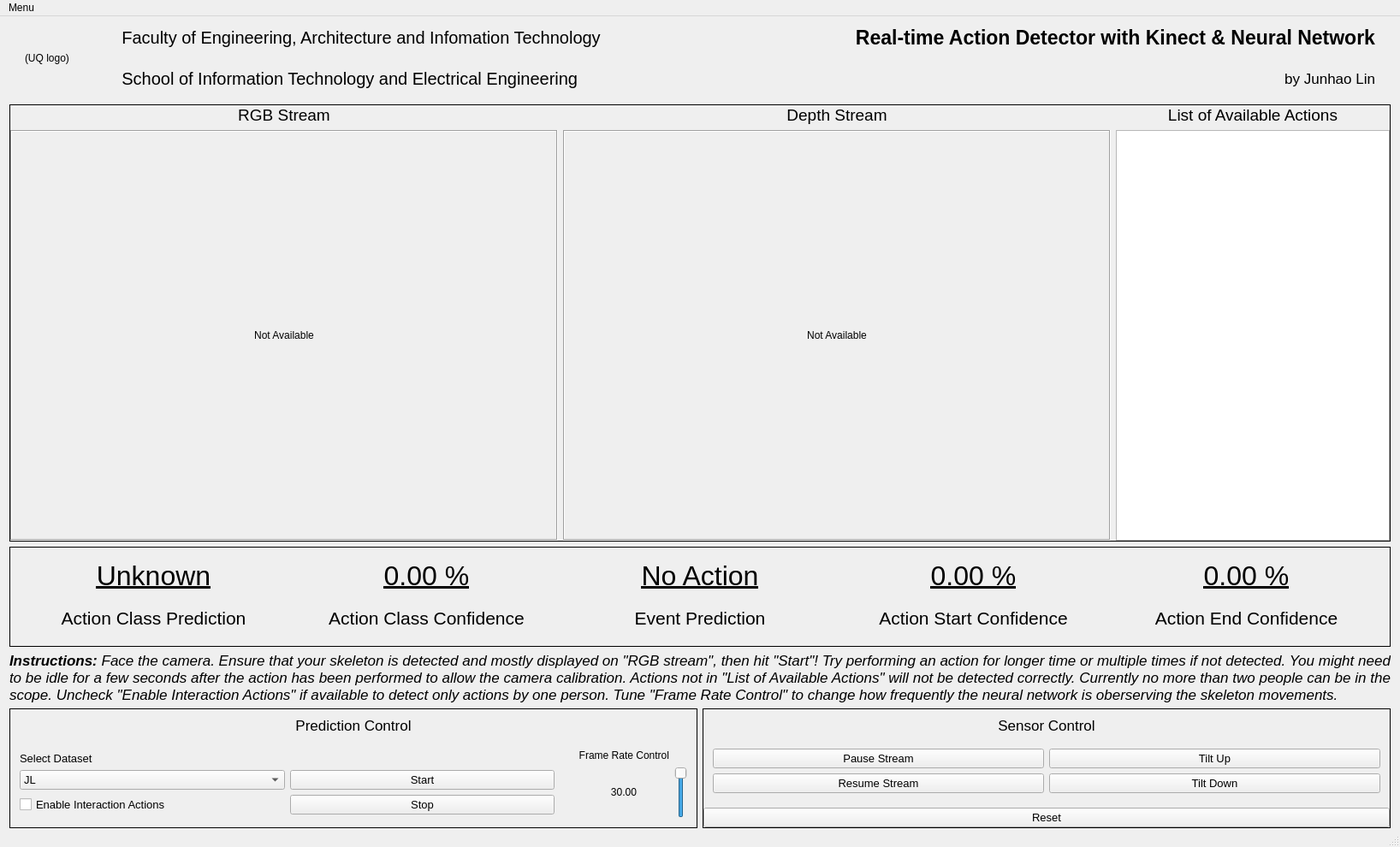
<?xml version="1.0" encoding="UTF-8"?>
<ui version="4.0">
 <class>PyQtKinectDemo</class>
 <widget class="QMainWindow" name="PyQtKinectDemo">
  <property name="geometry">
   <rect>
    <x>0</x>
    <y>0</y>
    <width>1632</width>
    <height>990</height>
   </rect>
  </property>
  <property name="sizePolicy">
   <sizepolicy hsizetype="Fixed" vsizetype="Fixed">
    <horstretch>0</horstretch>
    <verstretch>0</verstretch>
   </sizepolicy>
  </property>
  <property name="font">
   <font>
    <family>Segoe UI</family>
   </font>
  </property>
  <property name="windowTitle">
   <string>PyQt-Kinect Online Action Predictor</string>
  </property>
  <property name="styleSheet">
   <string notr="true"/>
  </property>
  <widget class="QWidget" name="centralWidget">
   <property name="sizePolicy">
    <sizepolicy hsizetype="Fixed" vsizetype="Fixed">
     <horstretch>0</horstretch>
     <verstretch>0</verstretch>
    </sizepolicy>
   </property>
   <property name="styleSheet">
    <string notr="true"/>
   </property>
   <layout class="QVBoxLayout" name="verticalLayout_9">
    <property name="topMargin">
     <number>0</number>
    </property>
    <property name="bottomMargin">
     <number>0</number>
    </property>
    <item>
     <widget class="QFrame" name="organizationFrame">
      <layout class="QHBoxLayout" name="horizontalLayout_4">
       <property name="leftMargin">
        <number>18</number>
       </property>
       <property name="topMargin">
        <number>0</number>
       </property>
       <property name="rightMargin">
        <number>18</number>
       </property>
       <property name="bottomMargin">
        <number>0</number>
       </property>
       <item>
        <widget class="QLabel" name="uniLogoLabel">
         <property name="sizePolicy">
          <sizepolicy hsizetype="Fixed" vsizetype="Fixed">
           <horstretch>0</horstretch>
           <verstretch>0</verstretch>
          </sizepolicy>
         </property>
         <property name="minimumSize">
          <size>
           <width>0</width>
           <height>97</height>
          </size>
         </property>
         <property name="maximumSize">
          <size>
           <width>16777215</width>
           <height>97</height>
          </size>
         </property>
         <property name="text">
          <string>(UQ logo)</string>
         </property>
        </widget>
       </item>
       <item>
        <widget class="QFrame" name="facultySchoolFrame">
         <layout class="QVBoxLayout" name="verticalLayout_4">
          <property name="spacing">
           <number>0</number>
          </property>
          <property name="topMargin">
           <number>0</number>
          </property>
          <property name="rightMargin">
           <number>0</number>
          </property>
          <property name="bottomMargin">
           <number>0</number>
          </property>
          <item>
           <widget class="QLabel" name="facultyLabel">
            <property name="font">
             <font>
              <pointsize>15</pointsize>
             </font>
            </property>
            <property name="text">
             <string>        Faculty of Engineering, Architecture and Infomation Technology</string>
            </property>
           </widget>
          </item>
          <item>
           <widget class="QLabel" name="schoolLabel">
            <property name="font">
             <font>
              <pointsize>15</pointsize>
             </font>
            </property>
            <property name="text">
             <string>        School of Information Technology and Electrical Engineering</string>
            </property>
           </widget>
          </item>
         </layout>
        </widget>
       </item>
       <item>
        <widget class="QFrame" name="verticalFrame">
         <layout class="QVBoxLayout" name="verticalLayout_7">
          <property name="spacing">
           <number>0</number>
          </property>
          <property name="leftMargin">
           <number>0</number>
          </property>
          <property name="topMargin">
           <number>0</number>
          </property>
          <property name="rightMargin">
           <number>0</number>
          </property>
          <property name="bottomMargin">
           <number>0</number>
          </property>
          <item>
           <widget class="QLabel" name="appTitleLabel">
            <property name="font">
             <font>
              <pointsize>17</pointsize>
              <weight>75</weight>
              <bold>true</bold>
             </font>
            </property>
            <property name="text">
             <string>Real-time Action Detector with Kinect &amp; Neural Network</string>
            </property>
            <property name="alignment">
             <set>Qt::AlignRight|Qt::AlignTrailing|Qt::AlignVCenter</set>
            </property>
           </widget>
          </item>
          <item>
           <widget class="QLabel" name="label">
            <property name="font">
             <font>
              <pointsize>13</pointsize>
             </font>
            </property>
            <property name="text">
             <string>by Junhao Lin</string>
            </property>
            <property name="alignment">
             <set>Qt::AlignRight|Qt::AlignTrailing|Qt::AlignVCenter</set>
            </property>
           </widget>
          </item>
         </layout>
        </widget>
       </item>
      </layout>
     </widget>
    </item>
    <item>
     <widget class="QFrame" name="streamFrame">
      <property name="sizePolicy">
       <sizepolicy hsizetype="Preferred" vsizetype="Maximum">
        <horstretch>0</horstretch>
        <verstretch>0</verstretch>
       </sizepolicy>
      </property>
      <property name="minimumSize">
       <size>
        <width>642</width>
        <height>242</height>
       </size>
      </property>
      <property name="styleSheet">
       <string notr="true"/>
      </property>
      <property name="frameShape">
       <enum>QFrame::Box</enum>
      </property>
      <property name="frameShadow">
       <enum>QFrame::Plain</enum>
      </property>
      <layout class="QHBoxLayout" name="horizontalLayout">
       <property name="leftMargin">
        <number>0</number>
       </property>
       <property name="topMargin">
        <number>0</number>
       </property>
       <property name="rightMargin">
        <number>0</number>
       </property>
       <property name="bottomMargin">
        <number>0</number>
       </property>
       <item>
        <widget class="QWidget" name="rgbWidget" native="true">
         <property name="sizePolicy">
          <sizepolicy hsizetype="Fixed" vsizetype="Fixed">
           <horstretch>0</horstretch>
           <verstretch>0</verstretch>
          </sizepolicy>
         </property>
         <layout class="QVBoxLayout" name="verticalTopLayout">
          <property name="leftMargin">
           <number>0</number>
          </property>
          <property name="topMargin">
           <number>0</number>
          </property>
          <property name="rightMargin">
           <number>0</number>
          </property>
          <property name="bottomMargin">
           <number>0</number>
          </property>
          <item>
           <widget class="QLabel" name="rgbTitle">
            <property name="sizePolicy">
             <sizepolicy hsizetype="Preferred" vsizetype="Fixed">
              <horstretch>0</horstretch>
              <verstretch>0</verstretch>
             </sizepolicy>
            </property>
            <property name="minimumSize">
             <size>
              <width>0</width>
              <height>0</height>
             </size>
            </property>
            <property name="maximumSize">
             <size>
              <width>16777215</width>
              <height>16777215</height>
             </size>
            </property>
            <property name="font">
             <font>
              <family>Segoe UI</family>
              <pointsize>14</pointsize>
              <weight>50</weight>
              <bold>false</bold>
             </font>
            </property>
            <property name="text">
             <string>RGB Stream</string>
            </property>
            <property name="alignment">
             <set>Qt::AlignCenter</set>
            </property>
           </widget>
          </item>
          <item>
           <widget class="QLabel" name="rgbLabel">
            <property name="sizePolicy">
             <sizepolicy hsizetype="Maximum" vsizetype="Maximum">
              <horstretch>0</horstretch>
              <verstretch>0</verstretch>
             </sizepolicy>
            </property>
            <property name="minimumSize">
             <size>
              <width>640</width>
              <height>480</height>
             </size>
            </property>
            <property name="maximumSize">
             <size>
              <width>640</width>
              <height>480</height>
             </size>
            </property>
            <property name="font">
             <font>
              <family>Segoe UI</family>
             </font>
            </property>
            <property name="autoFillBackground">
             <bool>false</bool>
            </property>
            <property name="frameShape">
             <enum>QFrame::Box</enum>
            </property>
            <property name="frameShadow">
             <enum>QFrame::Sunken</enum>
            </property>
            <property name="text">
             <string>Not Available</string>
            </property>
            <property name="scaledContents">
             <bool>true</bool>
            </property>
            <property name="alignment">
             <set>Qt::AlignCenter</set>
            </property>
           </widget>
          </item>
         </layout>
        </widget>
       </item>
       <item>
        <widget class="QWidget" name="depthWidget" native="true">
         <property name="sizePolicy">
          <sizepolicy hsizetype="Fixed" vsizetype="Fixed">
           <horstretch>0</horstretch>
           <verstretch>0</verstretch>
          </sizepolicy>
         </property>
         <layout class="QVBoxLayout" name="verticalLayout_5">
          <property name="leftMargin">
           <number>0</number>
          </property>
          <property name="topMargin">
           <number>0</number>
          </property>
          <property name="rightMargin">
           <number>0</number>
          </property>
          <property name="bottomMargin">
           <number>0</number>
          </property>
          <item>
           <widget class="QLabel" name="depthTitle">
            <property name="sizePolicy">
             <sizepolicy hsizetype="Preferred" vsizetype="Fixed">
              <horstretch>0</horstretch>
              <verstretch>0</verstretch>
             </sizepolicy>
            </property>
            <property name="minimumSize">
             <size>
              <width>0</width>
              <height>0</height>
             </size>
            </property>
            <property name="maximumSize">
             <size>
              <width>16777215</width>
              <height>16777215</height>
             </size>
            </property>
            <property name="font">
             <font>
              <family>Segoe UI</family>
              <pointsize>14</pointsize>
              <weight>50</weight>
              <bold>false</bold>
             </font>
            </property>
            <property name="text">
             <string>Depth Stream</string>
            </property>
            <property name="alignment">
             <set>Qt::AlignCenter</set>
            </property>
           </widget>
          </item>
          <item>
           <widget class="QLabel" name="depthLabel">
            <property name="sizePolicy">
             <sizepolicy hsizetype="Maximum" vsizetype="Maximum">
              <horstretch>0</horstretch>
              <verstretch>0</verstretch>
             </sizepolicy>
            </property>
            <property name="minimumSize">
             <size>
              <width>640</width>
              <height>480</height>
             </size>
            </property>
            <property name="maximumSize">
             <size>
              <width>640</width>
              <height>480</height>
             </size>
            </property>
            <property name="font">
             <font>
              <family>Segoe UI</family>
             </font>
            </property>
            <property name="autoFillBackground">
             <bool>false</bool>
            </property>
            <property name="frameShape">
             <enum>QFrame::Box</enum>
            </property>
            <property name="frameShadow">
             <enum>QFrame::Sunken</enum>
            </property>
            <property name="text">
             <string>Not Available</string>
            </property>
            <property name="scaledContents">
             <bool>true</bool>
            </property>
            <property name="alignment">
             <set>Qt::AlignCenter</set>
            </property>
           </widget>
          </item>
         </layout>
        </widget>
       </item>
       <item>
        <widget class="QWidget" name="verticalWidget" native="true">
         <property name="sizePolicy">
          <sizepolicy hsizetype="Fixed" vsizetype="Preferred">
           <horstretch>0</horstretch>
           <verstretch>0</verstretch>
          </sizepolicy>
         </property>
         <layout class="QVBoxLayout" name="verticalLayout">
          <property name="leftMargin">
           <number>0</number>
          </property>
          <property name="topMargin">
           <number>0</number>
          </property>
          <property name="rightMargin">
           <number>0</number>
          </property>
          <property name="bottomMargin">
           <number>0</number>
          </property>
          <item>
           <widget class="QLabel" name="actionListTitleLabel">
            <property name="sizePolicy">
             <sizepolicy hsizetype="Preferred" vsizetype="Fixed">
              <horstretch>0</horstretch>
              <verstretch>0</verstretch>
             </sizepolicy>
            </property>
            <property name="font">
             <font>
              <pointsize>14</pointsize>
              <weight>50</weight>
              <bold>false</bold>
             </font>
            </property>
            <property name="text">
             <string>List of Available Actions</string>
            </property>
            <property name="alignment">
             <set>Qt::AlignCenter</set>
            </property>
           </widget>
          </item>
          <item>
           <widget class="QListWidget" name="actionListWidget">
            <property name="sizePolicy">
             <sizepolicy hsizetype="Fixed" vsizetype="Fixed">
              <horstretch>0</horstretch>
              <verstretch>0</verstretch>
             </sizepolicy>
            </property>
            <property name="minimumSize">
             <size>
              <width>320</width>
              <height>480</height>
             </size>
            </property>
            <property name="maximumSize">
             <size>
              <width>320</width>
              <height>480</height>
             </size>
            </property>
            <property name="font">
             <font>
              <pointsize>13</pointsize>
             </font>
            </property>
           </widget>
          </item>
         </layout>
        </widget>
       </item>
      </layout>
     </widget>
    </item>
    <item>
     <widget class="QFrame" name="predictResultFrame">
      <property name="sizePolicy">
       <sizepolicy hsizetype="Preferred" vsizetype="Expanding">
        <horstretch>0</horstretch>
        <verstretch>0</verstretch>
       </sizepolicy>
      </property>
      <property name="styleSheet">
       <string notr="true"/>
      </property>
      <property name="frameShape">
       <enum>QFrame::Box</enum>
      </property>
      <property name="frameShadow">
       <enum>QFrame::Plain</enum>
      </property>
      <layout class="QVBoxLayout" name="verticalLayout_3">
       <property name="leftMargin">
        <number>0</number>
       </property>
       <property name="topMargin">
        <number>0</number>
       </property>
       <property name="rightMargin">
        <number>0</number>
       </property>
       <property name="bottomMargin">
        <number>0</number>
       </property>
       <item>
        <widget class="QFrame" name="gridFrame">
         <layout class="QGridLayout" name="predictionGridLayout">
          <item row="1" column="0">
           <widget class="QLabel" name="actionClassTitleLabel">
            <property name="font">
             <font>
              <family>Segoe UI</family>
              <pointsize>16</pointsize>
              <weight>50</weight>
              <bold>false</bold>
             </font>
            </property>
            <property name="text">
             <string>Action Class Prediction</string>
            </property>
            <property name="alignment">
             <set>Qt::AlignCenter</set>
            </property>
           </widget>
          </item>
          <item row="1" column="1">
           <widget class="QLabel" name="actionClassTitleLabel2">
            <property name="font">
             <font>
              <family>Segoe UI</family>
              <pointsize>16</pointsize>
              <weight>50</weight>
              <bold>false</bold>
             </font>
            </property>
            <property name="text">
             <string>Action Class Confidence</string>
            </property>
            <property name="alignment">
             <set>Qt::AlignCenter</set>
            </property>
           </widget>
          </item>
          <item row="1" column="4">
           <widget class="QLabel" name="actionEndTitleLabel">
            <property name="sizePolicy">
             <sizepolicy hsizetype="Preferred" vsizetype="Preferred">
              <horstretch>0</horstretch>
              <verstretch>0</verstretch>
             </sizepolicy>
            </property>
            <property name="font">
             <font>
              <family>Segoe UI</family>
              <pointsize>16</pointsize>
              <weight>50</weight>
              <bold>false</bold>
             </font>
            </property>
            <property name="text">
             <string>Action End Confidence</string>
            </property>
            <property name="alignment">
             <set>Qt::AlignCenter</set>
            </property>
           </widget>
          </item>
          <item row="1" column="3">
           <widget class="QLabel" name="actionStartTitleLabel">
            <property name="sizePolicy">
             <sizepolicy hsizetype="Preferred" vsizetype="Preferred">
              <horstretch>0</horstretch>
              <verstretch>0</verstretch>
             </sizepolicy>
            </property>
            <property name="font">
             <font>
              <family>Segoe UI</family>
              <pointsize>16</pointsize>
              <weight>50</weight>
              <bold>false</bold>
             </font>
            </property>
            <property name="text">
             <string>Action Start Confidence</string>
            </property>
            <property name="alignment">
             <set>Qt::AlignCenter</set>
            </property>
           </widget>
          </item>
          <item row="1" column="2">
           <widget class="QLabel" name="eventTitleLabel">
            <property name="font">
             <font>
              <family>Segoe UI</family>
              <pointsize>16</pointsize>
              <weight>50</weight>
              <bold>false</bold>
             </font>
            </property>
            <property name="text">
             <string>Event Prediction</string>
            </property>
            <property name="alignment">
             <set>Qt::AlignCenter</set>
            </property>
           </widget>
          </item>
          <item row="0" column="0">
           <widget class="QLabel" name="actionClassNameLabel">
            <property name="font">
             <font>
              <family>Segoe UI</family>
              <pointsize>24</pointsize>
              <underline>true</underline>
             </font>
            </property>
            <property name="text">
             <string>Unknown</string>
            </property>
            <property name="alignment">
             <set>Qt::AlignCenter</set>
            </property>
           </widget>
          </item>
          <item row="0" column="1">
           <widget class="QLabel" name="actionClassConfidenceLabel">
            <property name="font">
             <font>
              <family>Segoe UI</family>
              <pointsize>24</pointsize>
              <underline>true</underline>
             </font>
            </property>
            <property name="text">
             <string>0.00 %</string>
            </property>
            <property name="alignment">
             <set>Qt::AlignCenter</set>
            </property>
           </widget>
          </item>
          <item row="0" column="2">
           <widget class="QLabel" name="eventPredictLabel">
            <property name="font">
             <font>
              <family>Segoe UI</family>
              <pointsize>24</pointsize>
              <underline>true</underline>
             </font>
            </property>
            <property name="text">
             <string>No Action</string>
            </property>
            <property name="alignment">
             <set>Qt::AlignCenter</set>
            </property>
           </widget>
          </item>
          <item row="0" column="3">
           <widget class="QLabel" name="actionStartConfidenceLabel">
            <property name="sizePolicy">
             <sizepolicy hsizetype="Preferred" vsizetype="Preferred">
              <horstretch>0</horstretch>
              <verstretch>0</verstretch>
             </sizepolicy>
            </property>
            <property name="font">
             <font>
              <family>Segoe UI</family>
              <pointsize>24</pointsize>
              <underline>true</underline>
             </font>
            </property>
            <property name="text">
             <string>0.00 %</string>
            </property>
            <property name="alignment">
             <set>Qt::AlignCenter</set>
            </property>
           </widget>
          </item>
          <item row="0" column="4">
           <widget class="QLabel" name="actionEndConfidenceLabel">
            <property name="sizePolicy">
             <sizepolicy hsizetype="Preferred" vsizetype="Preferred">
              <horstretch>0</horstretch>
              <verstretch>0</verstretch>
             </sizepolicy>
            </property>
            <property name="font">
             <font>
              <family>Segoe UI</family>
              <pointsize>24</pointsize>
              <underline>true</underline>
             </font>
            </property>
            <property name="text">
             <string>0.00 %</string>
            </property>
            <property name="alignment">
             <set>Qt::AlignCenter</set>
            </property>
           </widget>
          </item>
         </layout>
        </widget>
       </item>
      </layout>
     </widget>
    </item>
    <item>
     <widget class="QLabel" name="instructionLabel">
      <property name="font">
       <font>
        <pointsize>13</pointsize>
       </font>
      </property>
      <property name="text">
       <string>&lt;html&gt;&lt;head/&gt;&lt;body&gt;&lt;p align=&quot;justify&quot;&gt;&lt;span style=&quot; font-weight:600; font-style:italic;&quot;&gt;Instructions:&lt;/span&gt;&lt;span style=&quot; font-style:italic;&quot;&gt; Face the camera. Ensure that your skeleton is detected and mostly displayed on &amp;quot;RGB stream&amp;quot;, then hit &amp;quot;Start&amp;quot;! Try performing an action for longer time or multiple times if not detected. You might need to be idle for a few seconds after the action has been performed to allow the camera calibration. Actions not in &amp;quot;List of Available Actions&amp;quot; will not be detected correctly. Currently no more than two people can be in the scope.  Uncheck &amp;quot;Enable Interaction Actions&amp;quot; if available to detect only actions by one person. Tune &amp;quot;Frame Rate Control&amp;quot; to change how frequently the neural network is oberserving the skeleton movements.&lt;/span&gt;&lt;/p&gt;&lt;/body&gt;&lt;/html&gt;</string>
      </property>
      <property name="wordWrap">
       <bool>true</bool>
      </property>
     </widget>
    </item>
    <item>
     <widget class="QFrame" name="horizontalFrame">
      <layout class="QHBoxLayout" name="horizontalLayout_3">
       <property name="leftMargin">
        <number>0</number>
       </property>
       <property name="topMargin">
        <number>0</number>
       </property>
       <property name="rightMargin">
        <number>0</number>
       </property>
       <property name="bottomMargin">
        <number>0</number>
       </property>
       <item>
        <widget class="QFrame" name="predictSettingFrame">
         <property name="sizePolicy">
          <sizepolicy hsizetype="Preferred" vsizetype="Minimum">
           <horstretch>0</horstretch>
           <verstretch>0</verstretch>
          </sizepolicy>
         </property>
         <property name="frameShape">
          <enum>QFrame::Box</enum>
         </property>
         <property name="frameShadow">
          <enum>QFrame::Plain</enum>
         </property>
         <layout class="QVBoxLayout" name="verticalLayout_2">
          <property name="leftMargin">
           <number>0</number>
          </property>
          <property name="topMargin">
           <number>9</number>
          </property>
          <property name="rightMargin">
           <number>0</number>
          </property>
          <property name="bottomMargin">
           <number>0</number>
          </property>
          <item>
           <widget class="QLabel" name="predictSettingTitleLabel">
            <property name="sizePolicy">
             <sizepolicy hsizetype="Preferred" vsizetype="Fixed">
              <horstretch>0</horstretch>
              <verstretch>0</verstretch>
             </sizepolicy>
            </property>
            <property name="font">
             <font>
              <family>Segoe UI</family>
              <pointsize>13</pointsize>
              <weight>50</weight>
              <bold>false</bold>
             </font>
            </property>
            <property name="text">
             <string>Prediction Control</string>
            </property>
            <property name="alignment">
             <set>Qt::AlignCenter</set>
            </property>
           </widget>
          </item>
          <item>
           <widget class="QWidget" name="predictSettingWidget" native="true">
            <layout class="QHBoxLayout" name="horizontalLayout_2">
             <property name="leftMargin">
              <number>0</number>
             </property>
             <property name="topMargin">
              <number>0</number>
             </property>
             <property name="rightMargin">
              <number>0</number>
             </property>
             <property name="bottomMargin">
              <number>0</number>
             </property>
             <item>
              <widget class="QFrame" name="recordingFrame">
               <property name="sizePolicy">
                <sizepolicy hsizetype="Preferred" vsizetype="Fixed">
                 <horstretch>0</horstretch>
                 <verstretch>0</verstretch>
                </sizepolicy>
               </property>
               <layout class="QGridLayout" name="gridLayout">
                <item row="2" column="0">
                 <widget class="QComboBox" name="datasetComboBox">
                  <property name="font">
                   <font>
                    <family>Segoe UI</family>
                    <pointsize>10</pointsize>
                   </font>
                  </property>
                  <item>
                   <property name="text">
                    <string>JL</string>
                   </property>
                  </item>
                  <item>
                   <property name="text">
                    <string>PKU-MMD-CS</string>
                   </property>
                  </item>
                  <item>
                   <property name="text">
                    <string>G3D</string>
                   </property>
                  </item>
                 </widget>
                </item>
                <item row="3" column="1">
                 <widget class="QPushButton" name="stopPredictButton">
                  <property name="font">
                   <font>
                    <family>Segoe UI</family>
                    <pointsize>10</pointsize>
                   </font>
                  </property>
                  <property name="text">
                   <string>Stop</string>
                  </property>
                 </widget>
                </item>
                <item row="2" column="1">
                 <widget class="QPushButton" name="startPredictButton">
                  <property name="font">
                   <font>
                    <family>Segoe UI</family>
                    <pointsize>10</pointsize>
                   </font>
                  </property>
                  <property name="text">
                   <string>Start</string>
                  </property>
                 </widget>
                </item>
                <item row="3" column="0">
                 <widget class="QCheckBox" name="interactCheckBox">
                  <property name="font">
                   <font>
                    <pointsize>10</pointsize>
                   </font>
                  </property>
                  <property name="text">
                   <string>Enable Interaction Actions</string>
                  </property>
                  <property name="checkable">
                   <bool>true</bool>
                  </property>
                 </widget>
                </item>
                <item row="1" column="0">
                 <widget class="QLabel" name="datasetLabel">
                  <property name="sizePolicy">
                   <sizepolicy hsizetype="Minimum" vsizetype="Fixed">
                    <horstretch>0</horstretch>
                    <verstretch>0</verstretch>
                   </sizepolicy>
                  </property>
                  <property name="font">
                   <font>
                    <family>Segoe UI</family>
                    <pointsize>10</pointsize>
                   </font>
                  </property>
                  <property name="text">
                   <string>Select Dataset</string>
                  </property>
                  <property name="alignment">
                   <set>Qt::AlignLeading|Qt::AlignLeft|Qt::AlignVCenter</set>
                  </property>
                 </widget>
                </item>
               </layout>
              </widget>
             </item>
             <item>
              <widget class="QWidget" name="frameRateGridWidget" native="true">
               <property name="sizePolicy">
                <sizepolicy hsizetype="Fixed" vsizetype="Preferred">
                 <horstretch>0</horstretch>
                 <verstretch>0</verstretch>
                </sizepolicy>
               </property>
               <layout class="QGridLayout" name="gridLayout_3">
                <item row="1" column="1">
                 <widget class="QSlider" name="frameRateSlider">
                  <property name="sizePolicy">
                   <sizepolicy hsizetype="Fixed" vsizetype="Fixed">
                    <horstretch>0</horstretch>
                    <verstretch>0</verstretch>
                   </sizepolicy>
                  </property>
                  <property name="maximumSize">
                   <size>
                    <width>16777215</width>
                    <height>60</height>
                   </size>
                  </property>
                  <property name="minimum">
                   <number>0</number>
                  </property>
                  <property name="maximum">
                   <number>200</number>
                  </property>
                  <property name="singleStep">
                   <number>1</number>
                  </property>
                  <property name="value">
                   <number>200</number>
                  </property>
                  <property name="sliderPosition">
                   <number>200</number>
                  </property>
                  <property name="orientation">
                   <enum>Qt::Vertical</enum>
                  </property>
                 </widget>
                </item>
                <item row="0" column="0">
                 <widget class="QLabel" name="frameRateLabel">
                  <property name="sizePolicy">
                   <sizepolicy hsizetype="Fixed" vsizetype="Preferred">
                    <horstretch>0</horstretch>
                    <verstretch>0</verstretch>
                   </sizepolicy>
                  </property>
                  <property name="font">
                   <font>
                    <pointsize>9</pointsize>
                   </font>
                  </property>
                  <property name="text">
                   <string>Frame Rate Control</string>
                  </property>
                  <property name="alignment">
                   <set>Qt::AlignRight|Qt::AlignTrailing|Qt::AlignVCenter</set>
                  </property>
                 </widget>
                </item>
                <item row="1" column="0">
                 <widget class="QLabel" name="frameRateValueLabel">
                  <property name="text">
                   <string>30.00</string>
                  </property>
                  <property name="alignment">
                   <set>Qt::AlignCenter</set>
                  </property>
                 </widget>
                </item>
               </layout>
              </widget>
             </item>
            </layout>
           </widget>
          </item>
         </layout>
        </widget>
       </item>
       <item>
        <widget class="QFrame" name="middleButtonFrame">
         <property name="sizePolicy">
          <sizepolicy hsizetype="Preferred" vsizetype="Minimum">
           <horstretch>0</horstretch>
           <verstretch>0</verstretch>
          </sizepolicy>
         </property>
         <property name="frameShape">
          <enum>QFrame::Box</enum>
         </property>
         <property name="frameShadow">
          <enum>QFrame::Plain</enum>
         </property>
         <layout class="QVBoxLayout" name="verticalLayout_6">
          <property name="leftMargin">
           <number>0</number>
          </property>
          <property name="topMargin">
           <number>9</number>
          </property>
          <property name="rightMargin">
           <number>0</number>
          </property>
          <property name="bottomMargin">
           <number>0</number>
          </property>
          <item>
           <widget class="QLabel" name="sensorControlLabel">
            <property name="sizePolicy">
             <sizepolicy hsizetype="Preferred" vsizetype="Fixed">
              <horstretch>0</horstretch>
              <verstretch>0</verstretch>
             </sizepolicy>
            </property>
            <property name="font">
             <font>
              <family>Segoe UI</family>
              <pointsize>13</pointsize>
              <weight>50</weight>
              <bold>false</bold>
             </font>
            </property>
            <property name="text">
             <string>Sensor Control</string>
            </property>
            <property name="alignment">
             <set>Qt::AlignCenter</set>
            </property>
           </widget>
          </item>
          <item>
           <widget class="QFrame" name="sensorControlFrame">
            <layout class="QGridLayout" name="gridLayout_2">
             <item row="1" column="0">
              <widget class="QPushButton" name="resumeButton">
               <property name="font">
                <font>
                 <family>Segoe UI</family>
                 <pointsize>10</pointsize>
                </font>
               </property>
               <property name="text">
                <string>Resume Stream</string>
               </property>
              </widget>
             </item>
             <item row="0" column="0">
              <widget class="QPushButton" name="pauseButton">
               <property name="font">
                <font>
                 <family>Segoe UI</family>
                 <pointsize>10</pointsize>
                </font>
               </property>
               <property name="text">
                <string>Pause Stream</string>
               </property>
              </widget>
             </item>
             <item row="0" column="1">
              <widget class="QPushButton" name="tiltUpButton">
               <property name="font">
                <font>
                 <family>Segoe UI</family>
                 <pointsize>10</pointsize>
                </font>
               </property>
               <property name="text">
                <string>Tilt Up</string>
               </property>
              </widget>
             </item>
             <item row="1" column="1">
              <widget class="QPushButton" name="tiltDownButton">
               <property name="font">
                <font>
                 <family>Segoe UI</family>
                 <pointsize>10</pointsize>
                </font>
               </property>
               <property name="text">
                <string>Tilt Down</string>
               </property>
              </widget>
             </item>
            </layout>
           </widget>
          </item>
          <item>
           <widget class="QPushButton" name="resetButton">
            <property name="font">
             <font>
              <family>Segoe UI</family>
              <pointsize>10</pointsize>
             </font>
            </property>
            <property name="text">
             <string>Reset</string>
            </property>
           </widget>
          </item>
         </layout>
        </widget>
       </item>
      </layout>
     </widget>
    </item>
   </layout>
  </widget>
  <widget class="QMenuBar" name="menuBar">
   <property name="geometry">
    <rect>
     <x>0</x>
     <y>0</y>
     <width>1632</width>
     <height>21</height>
    </rect>
   </property>
   <widget class="QMenu" name="menuMain">
    <property name="title">
     <string>Menu</string>
    </property>
    <addaction name="actionInformation"/>
    <addaction name="separator"/>
    <addaction name="actionExit"/>
   </widget>
   <addaction name="menuMain"/>
  </widget>
  <widget class="QStatusBar" name="statusBar"/>
  <action name="actionSettings">
   <property name="text">
    <string>Settings</string>
   </property>
   <property name="font">
    <font>
     <family>Segoe UI</family>
    </font>
   </property>
  </action>
  <action name="actionInformation">
   <property name="text">
    <string>About</string>
   </property>
   <property name="font">
    <font>
     <family>Segoe UI</family>
    </font>
   </property>
  </action>
  <action name="actionExit">
   <property name="text">
    <string>Exit</string>
   </property>
   <property name="font">
    <font>
     <family>Segoe UI</family>
    </font>
   </property>
  </action>
 </widget>
 <layoutdefault spacing="6" margin="11"/>
 <resources/>
 <connections/>
</ui>
